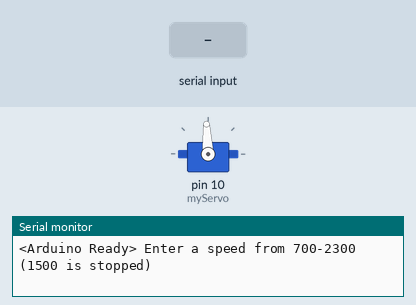
Recording of a sketch running on a simulated Arduino Uno, built with avr-gcc and run on an emulated ATmega328P. On the bench: servo, the last lines printed to the serial monitor. Inputs (shaded band) come from the test bench.

Above: at 1.2 s.
1.3 s: "90,45\n" received over Serial
At 2.4 s:
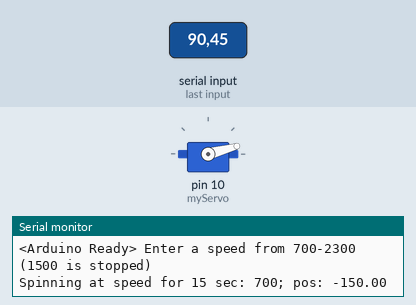
Timing chart, 0 to 17.8 s (numbered marks = the images above; inputs shaded):
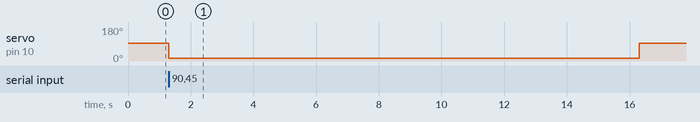

Measured:
- after the input at 1.3 s, servo on pin 10 (myServo): 93° → 15° at once, → 93° 15.0 s later

The sketch:

testArmServo.ino
```cpp
#include <Servo.h>

Servo myServo;

const int MAX_INPUT = 5;

int servoSpeed;
double pos = 0;

void setup() {
  // put your setup code here, to run once:
  Serial.begin(9600);
  myServo.attach(10);

  myServo.write(1500);

  Serial.println("<Arduino Ready> Enter a speed from 700-2300 (1500 is stopped)");

}


void loop() {
  // if serial data available, process it
  while (Serial.available () > 0)
    processIncomingByte (Serial.read ());


}  // end of loop

// here to process incoming serial data after a terminator received
void process_data (const char * data)
  {
  servoSpeed = atoi(data);
  if (servoSpeed > 2300) {
    servoSpeed = 2300;
  } else if (servoSpeed < 700) {
    servoSpeed = 700;
  } else if (pos == 0 && servoSpeed < 1500) { // guard to prevent negative position
    servoSpeed = 1500;
  }

  pos += (servoSpeed+ (-1500))/800.0*150;
  // just displays data
  Serial.print("Spinning at speed for 15 sec: ");
  Serial.print (servoSpeed);
  Serial.println("; pos: " + String(pos));
  myServo.writeMicroseconds(servoSpeed);

  delay(15000);
  myServo.writeMicroseconds(1500);

  }  // end of process_data

void processIncomingByte (const byte inByte)
  {
  static char input_line [MAX_INPUT];
  static unsigned int input_pos = 0;

  switch (inByte)
    {

    case '\n':   // end of text
      input_line [input_pos] = 0;  // terminating null byte

      // terminator reached! process input_line here ...
      process_data (input_line);

      // reset buffer for next time
      input_pos = 0;
      break;

    case '\r':   // discard carriage return
      break;

    default:
      // keep adding if not full ... allow for terminating null byte
      if (input_pos < (MAX_INPUT - 1))
        input_line [input_pos++] = inByte;
        if (input_pos == MAX_INPUT)
          process_data(input_line);

      break;

    }  // end of switch

  } // end of processIncomingByte
```
